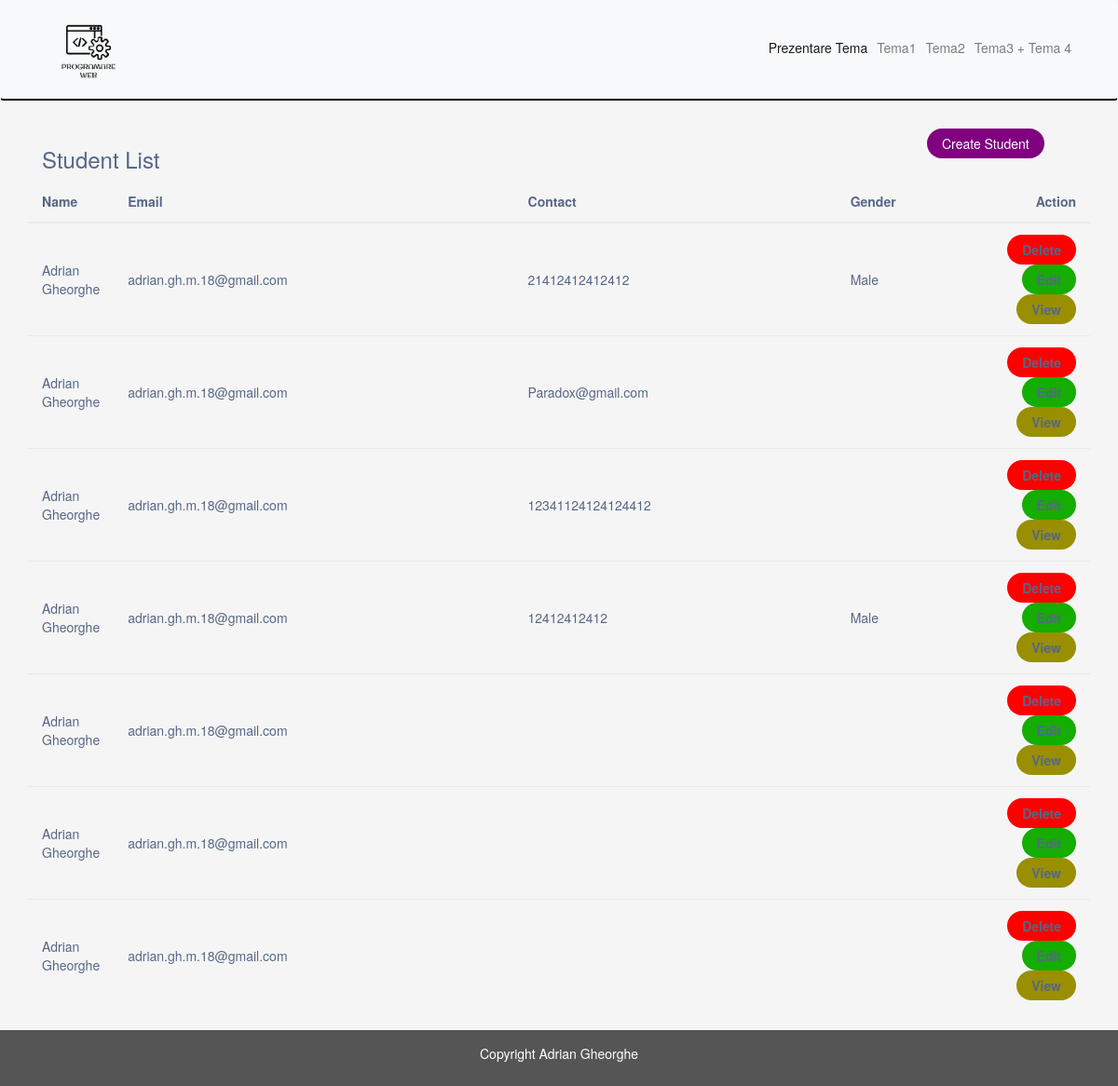
The app's page /tema34.php with its own data.
### tables this page shows
CREATE TABLE `students` (
  `student_id` int(11) NOT NULL,
  `student_name` varchar(100) NOT NULL,
  `email_address` varchar(100) NOT NULL,
  `contact` varchar(30) NOT NULL,
  `gender` varchar(15) NOT NULL,
  `country` varchar(50) NOT NULL,
  `datetime` datetime NOT NULL DEFAULT CURRENT_TIMESTAMP
);

### class/student.php (called while the page is built, shortened)
<?php
class Student
{
    private $conn;
    function __construct() {
    $servername = "localhost";
    $dbname = "programare_web";
    $username = "root";
    $password = "";
   $conn = new mysqli($servername, $username, $password, $dbname);
      if ($conn->connect_error) {
         die("Connection failed: " . $conn->connect_error);
      }else{
         $this->conn=$conn;
      }
   }
    public function student_list(){
       $sql = "SELECT * FROM students ORDER BY student_id asc ";
       $result=  $this->conn->query($sql);
       return $result;
    }
}
?>

### tema34.php (the view, shortened to what this page needs)
<?php
include 'header.php';
?>
        <?php
            $student_list = $student_obj->student_list();
        ?>
        <div class="container student_list" >
            <div class="row content">
                <div class="col-lg-10 col-md-10">
                    <h3>Student List</h3>
                </div>
                <div class="col-lg-2 col-md-2">
                    <a  href="create-student-info.php"  class="button button-purple">Create Student</a>
                </div>
                <table class="table">
                    <thead>
                        <tr>
                            <th>Name</th>
                            <th>Email</th>
                            <th>Contact</th>
                            <th>Gender</th>
                            <th class="text-right">Action</th>
                        </tr>
                    </thead>
                <tbody>
                    <?php
                    if ($student_list->num_rows > 0) {
                    while ($row = $student_list->fetch_assoc()) {
                        ?>
                                <tr>
                                    <td><?php echo $row["student_name"] ?></td>
                                    <td><?php echo $row["email_address"] ?></td>
                                    <td><?php echo $row["contact"] ?></td>
                                    <td><?php echo $row["gender"] ?></td>
                                    <td class="text-right">
                                        <a  href="<?php echo 'delete-student-info.php?id=' . $row["student_id"] ?>" class="button button-red">Delete</a>
                                        <a  href="<?php echo 'update-student-info.php?id=' . $row["student_id"] ?>" class="button button-blue">Edit</a>
                                        <a href="<?php echo 'read-student-info.php?id=' . $row["student_id"] ?>" class="button button-green">View</a>
                                    </td>
                                </tr>
                        <?php
                        }
                    }
                    ?>
                </tbody>
                </table>
            </div>
        </div>
<?php include 'footer.php' ?>

### header.php (shortened to what this page needs)
<!DOCTYPE html>
<html lang="en" >
    <head>
        <link rel="stylesheet" href="https://stackpath.bootstrapcdn.com/bootstrap/4.1.3/css/bootstrap.min.css">
        <link rel="stylesheet" href="https://maxcdn.bootstrapcdn.com/font-awesome/4.7.0/css/font-awesome.min.css">
        <link rel="stylesheet" href="https://maxcdn.bootstrapcdn.com/bootstrap/3.3.7/css/bootstrap.min.css">
        <link rel="stylesheet" href="./assets/style.css">
        <?php
            include './class/student.php';
            $student_obj = new Student();
        ?>
    </head>
    <body >
        <nav class="navbar navbar-expand-lg navbar-light bg-light">
            <div class="collapse navbar-collapse pull-right" id="navbarTogglerDemo01">
                <div class="container">
                    <div class="row">
                        <div class="col-lg-4">
                            <a class="navbar-brand tlogo" href="#"><img src="./assets/images/cee.png" alt="CE" class="tlogo"></a>
                        </div>
                        <div class="col-lg-8">
                            <ul class="navbar-nav" style="float:right; margin-top:20px;" id="navbar-nav">
                                <li class="nav-item">
                                    <a class="nav-link active" href="index.php">Prezentare Tema<span class="sr-only"></span></a>
                                </li>
                                <li class="nav-item">
                                    <a class="nav-link button" href="tema1.php">Tema1</a>
                                </li>
                                <li class="nav-item">
                                    <a class="nav-link" href="tema2.php">Tema2</a>
                                </li>
                                <li class="nav-item">
                                    <a class="nav-link" href="tema34.php">Tema3 + Tema 4</a>
                                </li>
                            </ul>
                        </div>
                    </div>
                </div>
            </div>
        </nav>

### footer.php (shortened to what this page needs)
        <footer class="container-fluid text-center">
            <div class="copyright">
                <a href="http://www.business-developers.ro" target="_blank">Copyright Adrian Gheorghe</a>
            </div>
        </footer>
    </body>
</html>

### assets/style.css (style rules this page uses)
body { margin: 0; }
.navbar { margin-bottom: 0; background-color: white; border-bottom: solid 2px black; }
.nav-item { color: white; }
footer { background-color: #555; position: relative; bottom:0; color: white; padding: 15px; margin-bottom: 0; }
.copyright a { color: white; text-decoration: none; }
.table>tbody>tr>td { padding: 5px; vertical-align: middle; }
.button { border-radius: 100px; color: white; padding: 6px 16px; text-align: center; text-decoration: none; display: inline-block; font-size: 14px; cursor: pointer; }
.button-blue { background-color: rgb(20, 173, 0); }
.button-red { background-color: #FF0000; }
.button-green { background-color: #998f00; }
.button-purple { background-color: purple; }
.tlogo { height: 70px; width: 70px; margin-top: 0px; margin-bottom: 25px; }
.student_list { margin-top: 30px; }
body { color: #566787; background: #f5f5f5; margin : 0; padding : 0; }
table.table tr th, table.table tr td { border-color: #e9e9e9; padding: 12px 15px; vertical-align: middle; }
table.table tr th:first-child { width: 60px; }
table.table tr th:last-child { width: 100px; }
table.table td a { font-weight: bold; color: #566787; display: inline-block; text-decoration: none; outline: none !important; }

### records on screen
students: student_name "Adrian Gheorghe", email_address "adrian.gh.m.18@gmail.com", contact "21412412412412", gender "Male"
students: student_name "Adrian Gheorghe", email_address "adrian.gh.m.18@gmail.com", contact "Paradox@gmail.com"
students: student_name "Adrian Gheorghe", email_address "adrian.gh.m.18@gmail.com", contact "12341124124124412"
students: student_name "Adrian Gheorghe", email_address "adrian.gh.m.18@gmail.com", contact "12412412412", gender "Male"
students: student_name "Adrian Gheorghe", email_address "adrian.gh.m.18@gmail.com"
students: student_name "Adrian Gheorghe", email_address "adrian.gh.m.18@gmail.com"
students: student_name "Adrian Gheorghe", email_address "adrian.gh.m.18@gmail.com"
